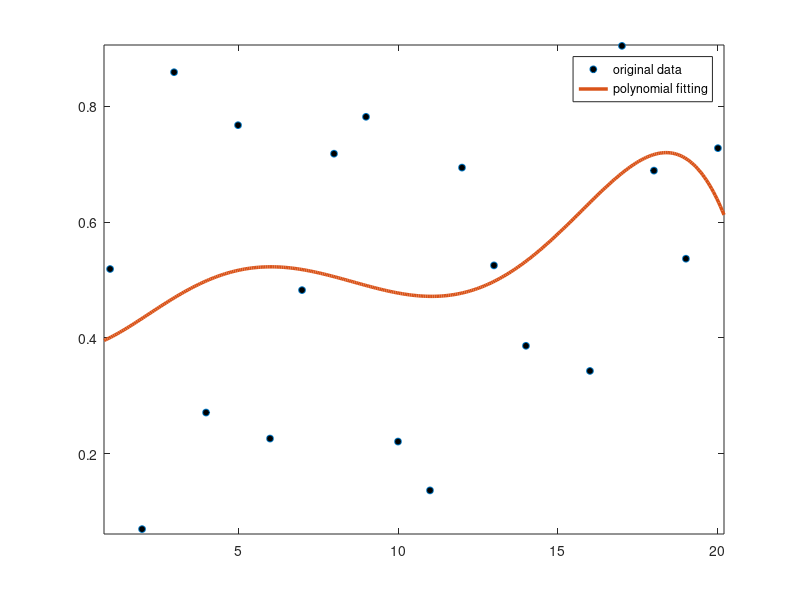

The MATLAB script that drew this image: (Note: this script raises an error after producing the figure.)
%% Fitting Examples
% Author: Wei Wang
% Date: 12/12/2018
close all; clear;
%% data generation, fitting and plotting
% original data
f1 = figure('Name','polynomial fitting');
x1 = 1:20;
y1 = rand(1, length(x1));
plot(x1, y1,'o',...
    'markerfacecolor','k',...
    'markersize',5)
hold on;

% polynomial curve fitting
p = polyfit(x1, y1, 5);

% curve plotting
rx = range(x1);
x1_fit = linspace(min(x1) - rx/100,max(x1) + rx/100,350);
y1_fit = polyval(p, x1_fit);
ry = range([y1_fit, y1]);
plot(x1_fit, y1_fit,...
                'LineStyle','-',...
                'LineWidth',2.5,...
                'MarkerEdgeColor','b',...
                'MarkerFaceColor','b',...
                'MarkerSize',5)

% range setting
x_min = min(x1)  - rx/100;
x_max = max(x1) + rx/100;
y_min = min([min(y1), min(y1_fit)] - ry/100);
y_max = max([max(y1), max(y1_fit)] - ry/100);
axis([x_min, x_max,y_min, y_max]);

% legend setting
lgd1 = legend('original data','polynomial fitting');
lgd1.Box = 'off';
lgd1.Orientation = 'horizontal'; % vertical (default) | horizontal
lgd1.Location = 'northoutside';  % north | northeast | northoutside | best

% axes setting, see "Axes Properties" in doc for more details
xlabel('{\it x}','FontName','times new roman',...
    'FontSize',18,...
    'Color','black');
ylabel('{\it y}','FontName','times new roman',...
    'FontSize',18,...
    'Color','black');

ax1 = f1.CurrentAxes; % get current axes handle, you can also use 'ax = gca'.
ax1.FontName = 'times new roman';
ax1.FontSize = 18;
ax1.Color = [239, 237, 245] / 255; % color of background 
set(ax1,'LineWidth',1.5); % you can also do settings like this.
set(ax1,'Box','off');
set(ax1,'BoxStyle','full'); % affect only 3-D views

set(ax1,'XAxisLocation','bottom'); % bottom (default) | top | origin
set(ax1,'YAxisLocation','left'); % left (default) | right | origin
ax1.TickDir = 'out'; % in (default) | out | both
ax1.XTick = [0, 5, 10, 15, 20]; % the same as xticks([0, 5, 10, 15, 20])
ax1.YTick = 0:0.2:1; % the same as yticks(0:0.2:1)

% grid
grid on;
set(ax1,'GridLineStyle','--');
set(ax1,'GridAlpha',0.3); % transparency setting

% set figure location on the screen,given left lower and right upper
% points's location.
set(f1,'Position',[100 100 650 450]);

%% More about legend and text
f2 = figure('Name','linear model with non-polynomial terms');
plot(rand(3));
lgd2 = legend('\it line 1','line 2','\fontname{宋体} 随机线段 Line 3');
lgd2.Title.String = 'My Legend Title';
lgd2.Title.FontSize = 12;

% change figure properties by user-defined function
SetFigureProperties(f2);

% text
text(1, 0.5, '\fontname{宋体} 这是宋体 \fontname{times new roman} and latex \it{\theta_e}',...
     'FontSize',18)

%% save figures to specific format
% for more infomation, search function "savefig" and "saveas" in matlab help documents.
save_enable = 1;
if save_enable == 1
   saveas(f1,'easy_plot_using_matlab','epsc'); % .eps with color
   saveas(f2,'easy_plot_using_matlab','svg'); % .svg
%   saveas(f1,'easy_plot_using_matlab','emf'); % .emf, windows only, not for linux 
   savefig(f1, 'easy_plot_using_matlab'); % save figure to Matlab FIG-file for further edit  
end
